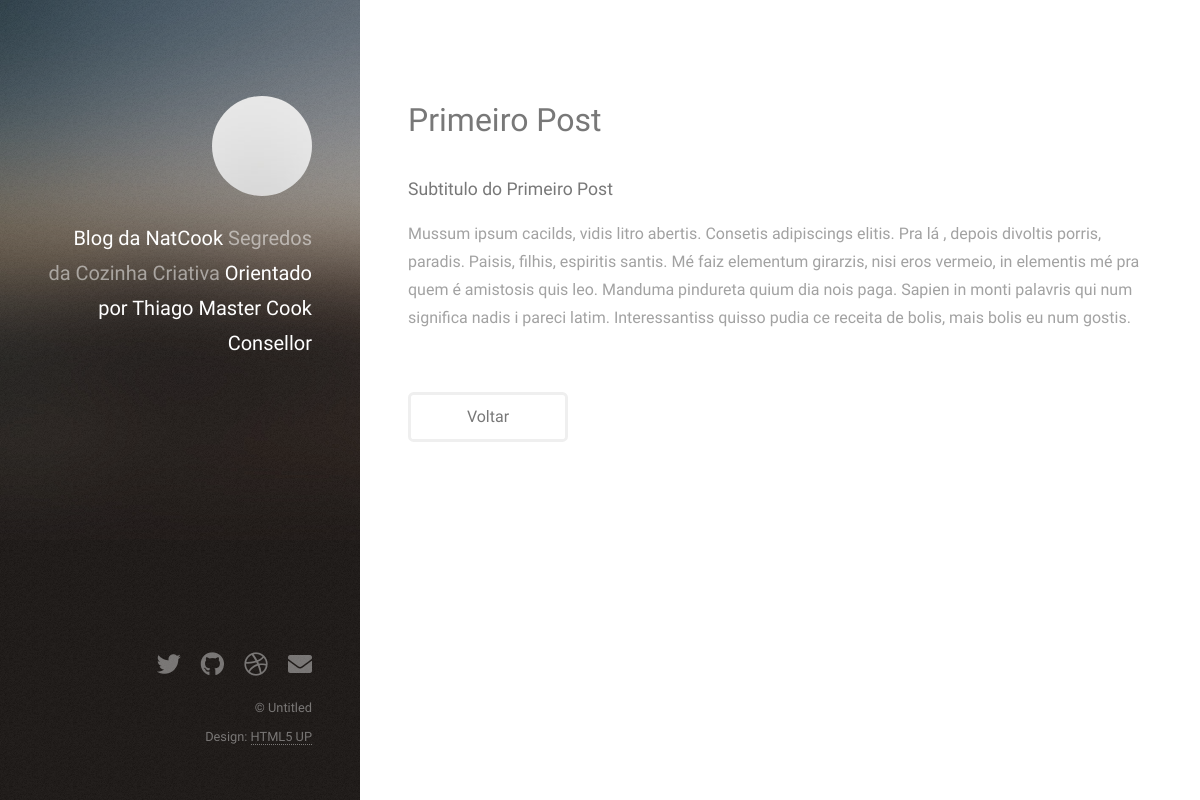
The app's page /post/1/ with its own data.
### website/models.py (models this page shows, shortened)
class Post(models.Model):
    title = models.CharField(max_length=100)
    sub_title = models.CharField(max_length=200)
    content = models.TextField()
    categories = models.CharField(
        max_length=2,
        choices=Categories.choices,
        default=Categories.GR,
    )
    Approved = models.BooleanField(default=True)
    imagem = models.ImageField(upload_to='posts', null=True, blank=True)
    def full_name(self):
        return self.title + self.sub_title
    full_name.admin_order_field = 'title'

### website/views.py (the view)
# urls.py: path('post/<int:id>/', post_detail, name='post_detail'),
def post_detail(request, id):
    post = Post.objects.get(id=id)
    return render(request, 'post_detail.html', {'post': post})

### website/templates/post_detail.html (shortened to what this page needs)
{% load static %}
<!DOCTYPE HTML>
<html>
	<head>
		<link rel="stylesheet" href="{% static 'assets/css/main.css' %}" />
	</head>
	<body class="is-preload">
			<header id="header">
				<div class="inner">
					<a href="#" class="image avatar"><img src="{% static 'images/avatar.jpg'%}" alt="" /></a>
					<h1><strong>Blog da NatCook</strong><br />
						Segredos da Cozinha Criativa<br />
						<strong>Orientado por Thiago Master Cook Consellor</strong></a></h1>
				</div>
			</header>
			<div id="main">
					<section id="one">
						<header class="major">
                            <h2>{{ post.title }}</h2>
                            <h4>{{ post.sub_title }}</h4>
						</header>
						<p>{{ post.content }}</p>
						<ul class="actions">
							<li><a href="{% url 'home_blog' %}" class="button">Voltar</a></li>
						</ul>
					</section>
			</div>
			<footer id="footer">
				<div class="inner">
					<ul class="icons">
						<li><a href="#" class="icon brands fa-twitter"><span class="label">Twitter</span></a></li>
						<li><a href="#" class="icon brands fa-github"><span class="label">Github</span></a></li>
						<li><a href="#" class="icon brands fa-dribbble"><span class="label">Dribbble</span></a></li>
						<li><a href="#" class="icon solid fa-envelope"><span class="label">Email</span></a></li>
					</ul>
					<ul class="copyright">
						<li>&copy; Untitled</li><li>Design: <a href="http://html5up.net">HTML5 UP</a></li>
					</ul>
				</div>
			</footer>
	</body>
</html>

### records on screen
Post: title "Primeiro Post", sub_title "Subtitulo do Primeiro Post", content "Mussum ipsum cacilds, vidis litro abertis. Consetis adipiscings elitis. Pra lá , depois divoltis porris, paradis. Paisis, filhis, espiritis santis. Mé faiz elementum girarzis, nisi eros vermeio, in elementis mé pra quem é amistosis quis leo. Manduma pindureta quium dia nois paga. Sapien in monti palavris qui num significa nadis i pareci latim. Interessantiss quisso pudia ce receita de bolis, mais bolis eu num gostis."
